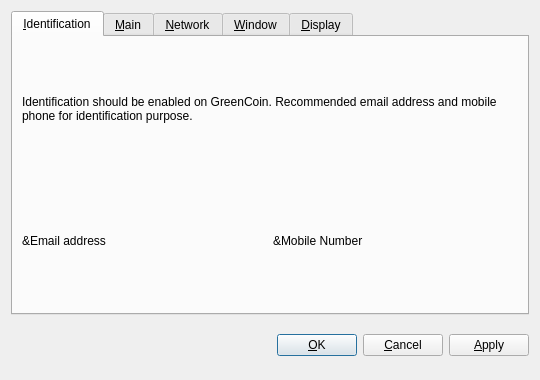
<?xml version="1.0" encoding="UTF-8"?>
<ui version="4.0">
 <class>OptionsDialog</class>
 <widget class="QDialog" name="OptionsDialog">
  <property name="geometry">
   <rect>
    <x>0</x>
    <y>0</y>
    <width>540</width>
    <height>380</height>
   </rect>
  </property>
  <property name="windowTitle">
   <string>Options</string>
  </property>
  <property name="modal">
   <bool>true</bool>
  </property>
  <layout class="QVBoxLayout" name="verticalLayout">
   <item>
    <widget class="QTabWidget" name="tabWidget">
     <property name="tabPosition">
      <enum>QTabWidget::North</enum>
     </property>
     <property name="currentIndex">
      <number>0</number>
     </property>



	 <widget class="QWidget" name="tabIdentification">
	  <attribute name="title">
       <string>&amp;Identification</string>
      </attribute>
	  
	<layout class="QVBoxLayout" name="verticalLayout_Identification">
       <item>
        <widget class="QLabel" name="howToIdentify">
         <property name="text">
          <string>Identification should be enabled on GreenCoin. Recommended email address and mobile phone for identification purpose.</string>
         </property>
         <property name="textFormat">
          <enum>Qt::PlainText</enum>
         </property>
         <property name="wordWrap">
          <bool>true</bool>
         </property>
        </widget>
       </item>
       <item>
        <layout class="QHBoxLayout" name="horizontalLayout_1_Identification">
         <item>
          <widget class="QLabel" name="identificationEmailLabel">
           <property name="text">
            <string>&amp;Email address</string>
           </property>
           <property name="textFormat">
            <enum>Qt::PlainText</enum>
           </property>
           <property name="buddy">
            <cstring>emailAddress</cstring>
           </property>
          </widget>
         </item>
									<item>
          <widget class="QLabel" name="identificationMobileLabel">
           <property name="text">
            <string>&amp;Mobile Number</string>
           </property>
           <property name="textFormat">
            <enum>Qt::PlainText</enum>
           </property>
           <property name="buddy">
            <cstring>mobileNumber</cstring>
           </property>
          </widget>
         </item>
        </layout>
       </item>
      </layout>

	  </widget>




     <widget class="QWidget" name="tabMain">
      <attribute name="title">
       <string>&amp;Main</string>
      </attribute>
      <layout class="QVBoxLayout" name="verticalLayout_Main">
       <item>
        <widget class="QLabel" name="transactionFeeInfoLabel">
         <property name="text">
          <string>Optional transaction fee per kB that helps make sure your transactions are processed quickly. Most transactions are 1 kB.</string>
         </property>
         <property name="textFormat">
          <enum>Qt::PlainText</enum>
         </property>
         <property name="wordWrap">
          <bool>true</bool>
         </property>
        </widget>
       </item>
       <item>
        <layout class="QHBoxLayout" name="horizontalLayout_1_Main">
         <item>
          <widget class="QLabel" name="transactionFeeLabel">
           <property name="text">
            <string>Pay transaction &amp;fee</string>
           </property>
           <property name="textFormat">
            <enum>Qt::PlainText</enum>
           </property>
           <property name="buddy">
            <cstring>transactionFee</cstring>
           </property>
          </widget>
         </item>
         <item>
          <widget class="BitcoinAmountField" name="transactionFee"/>
         </item>
         <item>
          <spacer name="horizontalSpacer_1_Main">
           <property name="orientation">
            <enum>Qt::Horizontal</enum>
           </property>
           <property name="sizeHint" stdset="0">
            <size>
             <width>40</width>
             <height>20</height>
            </size>
           </property>
          </spacer>
         </item>
        </layout>
       </item>
       <item>
        <widget class="QCheckBox" name="bitcoinAtStartup">
         <property name="toolTip">
          <string>Automatically start Greencoin after logging in to the system.</string>
         </property>
         <property name="text">
          <string>&amp;Start Greencoin on system login</string>
         </property>
        </widget>
       </item>
       <item>
        <spacer name="verticalSpacer_Main">
         <property name="orientation">
          <enum>Qt::Vertical</enum>
         </property>
         <property name="sizeHint" stdset="0">
          <size>
           <width>20</width>
           <height>40</height>
          </size>
         </property>
        </spacer>
       </item>
       <item>
        <layout class="QHBoxLayout" name="horizontalLayout_2_Main">
         <item>
          <spacer name="horizontalSpacer_2_Main">
           <property name="orientation">
            <enum>Qt::Horizontal</enum>
           </property>
           <property name="sizeHint" stdset="0">
            <size>
             <width>40</width>
             <height>20</height>
            </size>
           </property>
          </spacer>
         </item>
         <item>
          <widget class="QPushButton" name="resetButton">
           <property name="toolTip">
            <string>Reset all client options to default.</string>
           </property>
           <property name="text">
            <string>&amp;Reset Options</string>
           </property>
           <property name="autoDefault">
            <bool>false</bool>
           </property>
          </widget>
         </item>
        </layout>
       </item>
      </layout>
     </widget>
     <widget class="QWidget" name="tabNetwork">
      <attribute name="title">
       <string>&amp;Network</string>
      </attribute>
      <layout class="QVBoxLayout" name="verticalLayout_Network">
       <item>
        <widget class="QCheckBox" name="mapPortUpnp">
         <property name="toolTip">
          <string>Automatically open the Greencoin client port on the router. This only works when your router supports UPnP and it is enabled.</string>
         </property>
         <property name="text">
          <string>Map port using &amp;UPnP</string>
         </property>
        </widget>
       </item>
       <item>
        <widget class="QCheckBox" name="connectSocks">
         <property name="toolTip">
          <string>Connect to the Greencoin network through a SOCKS proxy (e.g. when connecting through Tor).</string>
         </property>
         <property name="text">
          <string>&amp;Connect through SOCKS proxy:</string>
         </property>
        </widget>
       </item>
       <item>
        <layout class="QHBoxLayout" name="horizontalLayout_Network">
         <item>
          <widget class="QLabel" name="proxyIpLabel">
           <property name="text">
            <string>Proxy &amp;IP:</string>
           </property>
           <property name="textFormat">
            <enum>Qt::PlainText</enum>
           </property>
           <property name="buddy">
            <cstring>proxyIp</cstring>
           </property>
          </widget>
         </item>
         <item>
          <widget class="QValidatedLineEdit" name="proxyIp">
           <property name="maximumSize">
            <size>
             <width>140</width>
             <height>16777215</height>
            </size>
           </property>
           <property name="toolTip">
            <string>IP address of the proxy (e.g. 127.0.0.1)</string>
           </property>
          </widget>
         </item>
         <item>
          <widget class="QLabel" name="proxyPortLabel">
           <property name="text">
            <string>&amp;Port:</string>
           </property>
           <property name="textFormat">
            <enum>Qt::PlainText</enum>
           </property>
           <property name="buddy">
            <cstring>proxyPort</cstring>
           </property>
          </widget>
         </item>
         <item>
          <widget class="QLineEdit" name="proxyPort">
           <property name="maximumSize">
            <size>
             <width>55</width>
             <height>16777215</height>
            </size>
           </property>
           <property name="toolTip">
            <string>Port of the proxy (e.g. 9050)</string>
           </property>
          </widget>
         </item>
         <item>
          <widget class="QLabel" name="socksVersionLabel">
           <property name="text">
            <string>SOCKS &amp;Version:</string>
           </property>
           <property name="textFormat">
            <enum>Qt::PlainText</enum>
           </property>
           <property name="buddy">
            <cstring>socksVersion</cstring>
           </property>
          </widget>
         </item>
         <item>
          <widget class="QValueComboBox" name="socksVersion">
           <property name="toolTip">
            <string>SOCKS version of the proxy (e.g. 5)</string>
           </property>
          </widget>
         </item>
         <item>
          <spacer name="horizontalSpacer_Network">
           <property name="orientation">
            <enum>Qt::Horizontal</enum>
           </property>
           <property name="sizeHint" stdset="0">
            <size>
             <width>40</width>
             <height>20</height>
            </size>
           </property>
          </spacer>
         </item>
        </layout>
       </item>
       <item>
        <spacer name="verticalSpacer_Network">
         <property name="orientation">
          <enum>Qt::Vertical</enum>
         </property>
         <property name="sizeHint" stdset="0">
          <size>
           <width>20</width>
           <height>40</height>
          </size>
         </property>
        </spacer>
       </item>
      </layout>
     </widget>
     <widget class="QWidget" name="tabWindow">
      <attribute name="title">
       <string>&amp;Window</string>
      </attribute>
      <layout class="QVBoxLayout" name="verticalLayout_Window">
       <item>
        <widget class="QCheckBox" name="minimizeToTray">
         <property name="toolTip">
          <string>Show only a tray icon after minimizing the window.</string>
         </property>
         <property name="text">
          <string>&amp;Minimize to the tray instead of the taskbar</string>
         </property>
        </widget>
       </item>
       <item>
        <widget class="QCheckBox" name="minimizeOnClose">
         <property name="toolTip">
          <string>Minimize instead of exit the application when the window is closed. When this option is enabled, the application will be closed only after selecting Quit in the menu.</string>
         </property>
         <property name="text">
          <string>M&amp;inimize on close</string>
         </property>
        </widget>
       </item>
       <item>
        <spacer name="verticalSpacer_Window">
         <property name="orientation">
          <enum>Qt::Vertical</enum>
         </property>
         <property name="sizeHint" stdset="0">
          <size>
           <width>20</width>
           <height>40</height>
          </size>
         </property>
        </spacer>
       </item>
      </layout>
     </widget>
     <widget class="QWidget" name="tabDisplay">
      <attribute name="title">
       <string>&amp;Display</string>
      </attribute>
      <layout class="QVBoxLayout" name="verticalLayout_Display">
       <item>
        <layout class="QHBoxLayout" name="horizontalLayout_1_Display">
         <item>
          <widget class="QLabel" name="langLabel">
           <property name="text">
            <string>User Interface &amp;language:</string>
           </property>
           <property name="textFormat">
            <enum>Qt::PlainText</enum>
           </property>
           <property name="buddy">
            <cstring>lang</cstring>
           </property>
          </widget>
         </item>
         <item>
          <widget class="QValueComboBox" name="lang">
           <property name="toolTip">
            <string>The user interface language can be set here. This setting will take effect after restarting Greencoin.</string>
           </property>
          </widget>
         </item>
        </layout>
       </item>
       <item>
        <layout class="QHBoxLayout" name="horizontalLayout_2_Display">
         <item>
          <widget class="QLabel" name="unitLabel">
           <property name="text">
            <string>&amp;Unit to show amounts in:</string>
           </property>
           <property name="textFormat">
            <enum>Qt::PlainText</enum>
           </property>
           <property name="buddy">
            <cstring>unit</cstring>
           </property>
          </widget>
         </item>
         <item>
          <widget class="QValueComboBox" name="unit">
           <property name="toolTip">
            <string>Choose the default subdivision unit to show in the interface and when sending coins.</string>
           </property>
          </widget>
         </item>
        </layout>
       </item>
       <item>
        <widget class="QCheckBox" name="displayAddresses">
         <property name="toolTip">
          <string>Whether to show Greencoin addresses in the transaction list or not.</string>
         </property>
         <property name="text">
          <string>&amp;Display addresses in transaction list</string>
         </property>
        </widget>
       </item>
       <item>
        <spacer name="verticalSpacer_Display">
         <property name="orientation">
          <enum>Qt::Vertical</enum>
         </property>
         <property name="sizeHint" stdset="0">
          <size>
           <width>20</width>
           <height>40</height>
          </size>
         </property>
        </spacer>
       </item>
      </layout>
     </widget>
    </widget>
   </item>
   <item>
    <layout class="QHBoxLayout" name="horizontalLayout_Buttons">
     <item>
      <spacer name="horizontalSpacer_1">
       <property name="orientation">
        <enum>Qt::Horizontal</enum>
       </property>
       <property name="sizeHint" stdset="0">
        <size>
         <width>40</width>
         <height>48</height>
        </size>
       </property>
      </spacer>
     </item>
     <item>
      <widget class="QLabel" name="statusLabel">
       <property name="font">
        <font>
         <weight>75</weight>
         <bold>true</bold>
        </font>
       </property>
       <property name="text">
        <string/>
       </property>
       <property name="textFormat">
        <enum>Qt::PlainText</enum>
       </property>
       <property name="wordWrap">
        <bool>true</bool>
       </property>
      </widget>
     </item>
     <item>
      <spacer name="horizontalSpacer_2">
       <property name="orientation">
        <enum>Qt::Horizontal</enum>
       </property>
       <property name="sizeHint" stdset="0">
        <size>
         <width>40</width>
         <height>48</height>
        </size>
       </property>
      </spacer>
     </item>
     <item>
      <widget class="QPushButton" name="okButton">
       <property name="text">
        <string>&amp;OK</string>
       </property>
      </widget>
     </item>
     <item>
      <widget class="QPushButton" name="cancelButton">
       <property name="text">
        <string>&amp;Cancel</string>
       </property>
       <property name="autoDefault">
        <bool>false</bool>
       </property>
      </widget>
     </item>
     <item>
      <widget class="QPushButton" name="applyButton">
       <property name="text">
        <string>&amp;Apply</string>
       </property>
       <property name="autoDefault">
        <bool>false</bool>
       </property>
      </widget>
     </item>
    </layout>
   </item>
  </layout>
 </widget>
 <customwidgets>
  <customwidget>
   <class>BitcoinAmountField</class>
   <extends>QSpinBox</extends>
   <header>bitcoinamountfield.h</header>
  </customwidget>
  <customwidget>
   <class>QValueComboBox</class>
   <extends>QComboBox</extends>
   <header>qvaluecombobox.h</header>
  </customwidget>
  <customwidget>
   <class>QValidatedLineEdit</class>
   <extends>QLineEdit</extends>
   <header>qvalidatedlineedit.h</header>
  </customwidget>
 </customwidgets>
 <resources/>
 <connections/>
</ui>
